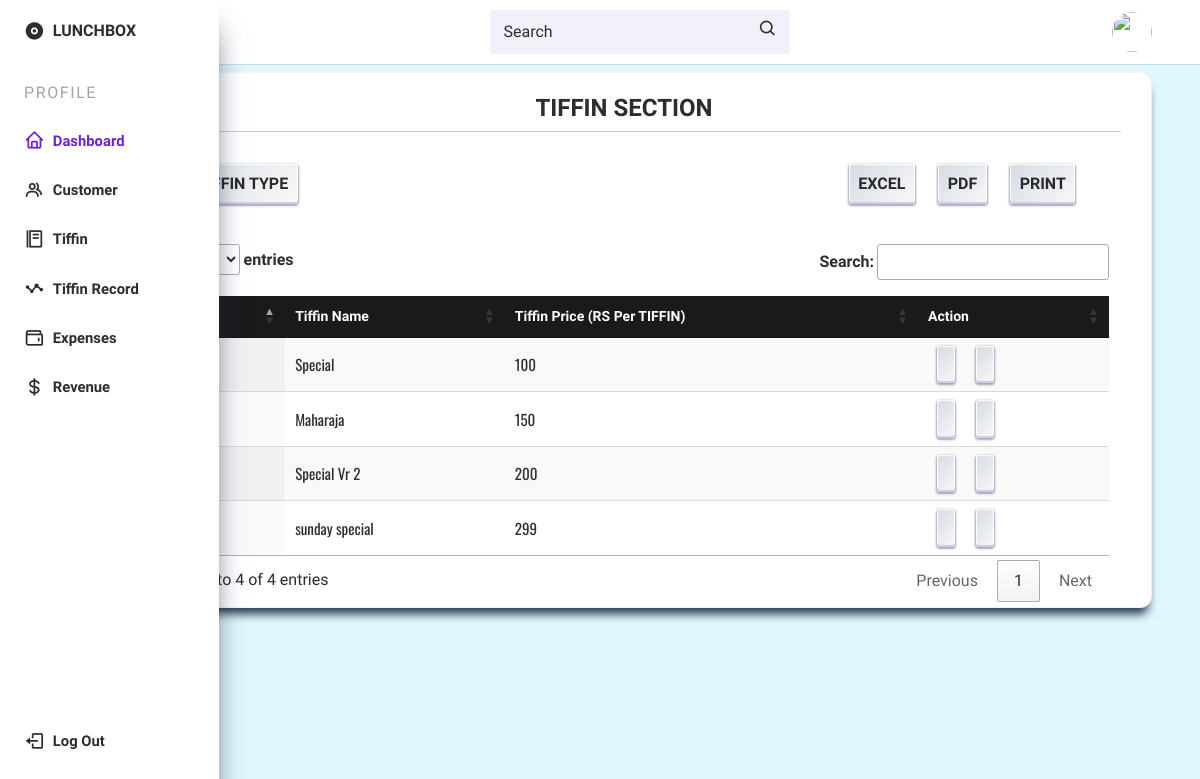
The page /tiffin_type.php on the database its author committed.
### tables this page shows
CREATE TABLE `tiffintype` (
  `id` int(11) NOT NULL,
  `name` varchar(255) NOT NULL,
  `price` int(99) NOT NULL,
  `date` datetime NOT NULL DEFAULT current_timestamp()
);

### tiffin_type.php (the view, shortened to what this page needs)
<?php
 include ('dbcon.php');
 include 'header.php'
 ?>
        <main>
            <section>
                <div class="content-card">
                    <div class="container-fluid container-text mt-3">
                      <div class="row">
                            <h1>TIFFIN SECTION</h1><hr>
                            <div class="row mt-2">
                                <div class="col-lg-6 mt-2">
                                    <button class="button"  data-bs-toggle="modal" data-bs-target="#exampleModal"><img class="img-fluid pe-1" src="https://img.icons8.com/?size=24&id=84991&format=png" alt="">ADD Tiffin Type</button>
                                </div>
                                <div class="col-lg-6 mt-2 d-flex justify-content-end">
                                    <div class="custom-buttons">
                                        <button class="button"  id="btnExcel"><img style="height: 20px;" src="https://img.icons8.com/?size=48&id=117561&format=png" alt="">Excel</button>
                                        <button class="button" id="btnPDF"><img src="https://img.icons8.com/?size=80&id=d2H6kHCiPSIg&format=png" style="height: 20px;" alt="">PDF</button>
                                        <button class="button" id="btnPrint"><img src="https://img.icons8.com/?size=32&id=tJ0vYdxun5fl&format=png" style="height: 20px;" alt="">Print</button>
                                    </div>
                                </div>
                            </div>
                            <div class="table-responsive mt-2">
                                <table id="example" class="display pt-3" style="width:100%">
                                    <thead>
                                      <tr>
                                        <th>Sr no.</th>
                                        <th>Tiffin Name</th>
                                        <th>Tiffin Price (RS Per TIFFIN)</th>
                                        <th>Action</th>
                                      </tr>
                                    </thead>
                                    <tbody>
                                        <?php
                                            $query="select * from `tiffintype`";
                                            $result=mysqli_query($connection, $query);
                                            $sno=0;
                                            if(!$result){
                                                die("Query failed due to" .mysqli_error($connection));
                                            }else{
                                                while($row=mysqli_fetch_assoc($result)){
                                                $sno=$sno + 1;
                                         ?>
                                            <tr>
                                                <td><?php echo $sno ?></td>
                                                <td><?php echo $row ['name'] ?></td>
                                                <td><?php echo $row ['price'] ?></td>
                                                <td>
                                                    <a href="" class="button" data-bs-toggle="modal" data-bs-target="#tiffinedit<?php echo $row['id'] ?>"></a>
                                                    <a href="#"  onclick="confirmtiffinDelete(<?php echo $row['id']; ?>)"   class="button"><img style="height: 20px;" src="https://cdn-icons-png.flaticon.com/128/6861/6861362.png" alt=""></a>
                                                </td>
                                            </tr>
                                        <?php
                                                }
                                            }
                                        ?>
                                    </tbody>
                                  </table>
                            </div>
                      </div>
                    </div>
                </div>
            </section>
        </main>
    </body>
</html>

### css/style.css (style rules this page uses)
:root { --header-height: 3.5rem; --nav-width: 219px; --first-color: #6923D0; --first-color-light: #F4F0FA; --title-color: #19181B; --text-color: #2d2c2e; --text-color-light: #A5A1AA; --body-color: #e1f6fd; --container-color: #FFFFFF; --body-font: 'Ysabeau SC'; --normal-font-size: .938rem; --small-font-size: .75rem; --smaller-font-size: .75rem; --font-medium: 700; --font-semi-bold: 600; --z-fixed: 100; }
@media screen and (min-width: 1024px) { :root { --normal-font-size: 1rem; --small-font-size: .925rem; --smaller-font-size: .813rem; } }
body { margin: var(--header-height) 0 0 0; padding: 1rem 1rem 0; font-family: var(--body-font); font-size: var(--normal-font-size); background-color: var(--body-color); color: var(--text-color); }
a { text-decoration: none; }
@media screen and (min-width: 768px) { body { padding: 1rem 3rem 0 6rem; } }
.content-card { box-shadow: rgb(38, 57, 77) 0px 10px 10px -4px; padding: 5px 30px; background-color:#ffffff !important; border-radius: 12px; border: 1px solid rgba(209, 213, 219, 0.3); }
.container-text h1 { font-weight: 600; font-size: 2.0vw; color: #2d2c2e; text-align: center; }
table th { font-size: 14px; }
table td { font-family: Oswald; font-size: 15px; }
thead { background-color: #1a1a1a; color: white; }
.button { --key-text-color: #2a2a2b; --docsearch-key-shadow: inset 0 -2px 0 0 #cdcde6, inset 0 0 1px 1px #fff, 0 1px 2px 1px rgba(30, 35, 90, 0.4); --docsearch-key-gradient: linear-gradient(-225deg, #d5dbe4, #f8f8f8); border: none; background: var(--docsearch-key-gradient); border-radius: 3px; box-shadow: var(--docsearch-key-shadow); color: var(--key-text-color); cursor: pointer; height: 2.5em; text-align: center; padding: 0.6em; margin: 0 0.6em; display: inline-block; text-transform: uppercase; font-weight: bold; font-size: 1em; min-width: 1em; line-height: 1em; user-select: none; }

### rows shown on the page
tiffintype: name "Special", price "100"
tiffintype: name "Maharaja", price "150"
tiffintype: name "Special Vr 2", price "200"
tiffintype: name "sunday special", price "299"
